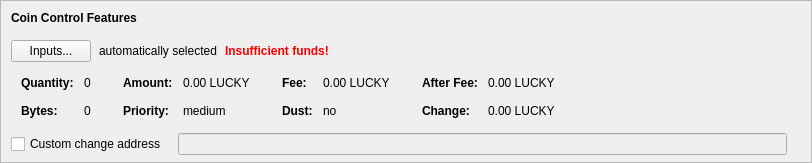
    <widget class="QFrame" name="frameCoinControl">
     <property name="sizePolicy">
      <sizepolicy hsizetype="Expanding" vsizetype="Expanding">
       <horstretch>0</horstretch>
       <verstretch>0</verstretch>
      </sizepolicy>
     </property>
     <property name="maximumSize">
      <size>
       <width>16777215</width>
       <height>16777215</height>
      </size>
     </property>
     <property name="frameShape">
      <enum>QFrame::StyledPanel</enum>
     </property>
     <property name="frameShadow">
      <enum>QFrame::Sunken</enum>
     </property>
     <layout class="QVBoxLayout" name="verticalLayoutCoinControl2">
      <property name="spacing">
       <number>0</number>
      </property>
      <property name="leftMargin">
       <number>0</number>
      </property>
      <property name="topMargin">
       <number>0</number>
      </property>
      <property name="rightMargin">
       <number>0</number>
      </property>
      <property name="bottomMargin">
       <number>6</number>
      </property>
      <item>
       <layout class="QVBoxLayout" name="verticalLayoutCoinControl" stretch="0,0,0,0,1">
        <property name="spacing">
         <number>0</number>
        </property>
        <property name="leftMargin">
         <number>10</number>
        </property>
        <property name="topMargin">
         <number>10</number>
        </property>
        <item>
         <layout class="QHBoxLayout" name="horizontalLayoutCoinControl1">
          <property name="bottomMargin">
           <number>15</number>
          </property>
          <item>
           <widget class="QLabel" name="labelCoinControlFeatures">
            <property name="sizePolicy">
             <sizepolicy hsizetype="Preferred" vsizetype="Maximum">
              <horstretch>0</horstretch>
              <verstretch>0</verstretch>
             </sizepolicy>
            </property>
            <property name="font">
             <font>
              <weight>75</weight>
              <bold>true</bold>
             </font>
            </property>
            <property name="styleSheet">
             <string notr="true">font-weight:bold;</string>
            </property>
            <property name="text">
             <string>Coin Control Features</string>
            </property>
           </widget>
          </item>
         </layout>
        </item>
        <item>
         <layout class="QHBoxLayout" name="horizontalLayoutCoinControl2" stretch="0,0,0,0">
          <property name="spacing">
           <number>8</number>
          </property>
          <property name="bottomMargin">
           <number>10</number>
          </property>
          <item>
           <widget class="QPushButton" name="pushButtonCoinControl">
            <property name="styleSheet">
             <string notr="true"/>
            </property>
            <property name="text">
             <string>Inputs...</string>
            </property>
            <property name="autoDefault">
             <bool>false</bool>
            </property>
           </widget>
          </item>
          <item>
           <widget class="QLabel" name="labelCoinControlAutomaticallySelected">
            <property name="text">
             <string>automatically selected</string>
            </property>
            <property name="margin">
             <number>5</number>
            </property>
           </widget>
          </item>
          <item>
           <widget class="QLabel" name="labelCoinControlInsuffFunds">
            <property name="font">
             <font>
              <weight>75</weight>
              <bold>true</bold>
             </font>
            </property>
            <property name="styleSheet">
             <string notr="true">color:red;font-weight:bold;</string>
            </property>
            <property name="text">
             <string>Insufficient funds!</string>
            </property>
            <property name="margin">
             <number>5</number>
            </property>
           </widget>
          </item>
          <item>
           <spacer name="horizontalSpacerCoinControl">
            <property name="orientation">
             <enum>Qt::Horizontal</enum>
            </property>
            <property name="sizeHint" stdset="0">
             <size>
              <width>40</width>
              <height>1</height>
             </size>
            </property>
           </spacer>
          </item>
         </layout>
        </item>
        <item>
         <widget class="QWidget" name="widgetCoinControl" native="true">
          <property name="sizePolicy">
           <sizepolicy hsizetype="Preferred" vsizetype="Preferred">
            <horstretch>0</horstretch>
            <verstretch>0</verstretch>
           </sizepolicy>
          </property>
          <property name="minimumSize">
           <size>
            <width>0</width>
            <height>0</height>
           </size>
          </property>
          <property name="styleSheet">
           <string notr="true"/>
          </property>
          <layout class="QHBoxLayout" name="horizontalLayoutCoinControl5">
           <property name="leftMargin">
            <number>0</number>
           </property>
           <property name="topMargin">
            <number>0</number>
           </property>
           <property name="rightMargin">
            <number>0</number>
           </property>
           <property name="bottomMargin">
            <number>0</number>
           </property>
           <item>
            <layout class="QHBoxLayout" name="horizontalLayoutCoinControl3" stretch="0,0,0,1">
             <property name="spacing">
              <number>20</number>
             </property>
             <property name="topMargin">
              <number>0</number>
             </property>
             <property name="bottomMargin">
              <number>10</number>
             </property>
             <item>
              <layout class="QFormLayout" name="formLayoutCoinControl1">
               <property name="horizontalSpacing">
                <number>10</number>
               </property>
               <property name="verticalSpacing">
                <number>14</number>
               </property>
               <property name="leftMargin">
                <number>10</number>
               </property>
               <property name="topMargin">
                <number>4</number>
               </property>
               <property name="rightMargin">
                <number>6</number>
               </property>
               <item row="0" column="0">
                <widget class="QLabel" name="labelCoinControlQuantityText">
                 <property name="font">
                  <font>
                   <weight>75</weight>
                   <bold>true</bold>
                  </font>
                 </property>
                 <property name="text">
                  <string>Quantity:</string>
                 </property>
                 <property name="margin">
                  <number>0</number>
                 </property>
                </widget>
               </item>
               <item row="0" column="1">
                <widget class="QLabel" name="labelCoinControlQuantity">
                 <property name="cursor">
                  <cursorShape>IBeamCursor</cursorShape>
                 </property>
                 <property name="contextMenuPolicy">
                  <enum>Qt::ActionsContextMenu</enum>
                 </property>
                 <property name="text">
                  <string notr="true">0</string>
                 </property>
                 <property name="margin">
                  <number>0</number>
                 </property>
                 <property name="textInteractionFlags">
                  <set>Qt::LinksAccessibleByMouse|Qt::TextSelectableByKeyboard|Qt::TextSelectableByMouse</set>
                 </property>
                </widget>
               </item>
               <item row="1" column="0">
                <widget class="QLabel" name="labelCoinControlBytesText">
                 <property name="font">
                  <font>
                   <weight>75</weight>
                   <bold>true</bold>
                  </font>
                 </property>
                 <property name="text">
                  <string>Bytes:</string>
                 </property>
                </widget>
               </item>
               <item row="1" column="1">
                <widget class="QLabel" name="labelCoinControlBytes">
                 <property name="cursor">
                  <cursorShape>IBeamCursor</cursorShape>
                 </property>
                 <property name="contextMenuPolicy">
                  <enum>Qt::ActionsContextMenu</enum>
                 </property>
                 <property name="text">
                  <string notr="true">0</string>
                 </property>
                 <property name="textInteractionFlags">
                  <set>Qt::LinksAccessibleByMouse|Qt::TextSelectableByKeyboard|Qt::TextSelectableByMouse</set>
                 </property>
                </widget>
               </item>
              </layout>
             </item>
             <item>
              <layout class="QFormLayout" name="formLayoutCoinControl2">
               <property name="horizontalSpacing">
                <number>10</number>
               </property>
               <property name="verticalSpacing">
                <number>14</number>
               </property>
               <property name="leftMargin">
                <number>6</number>
               </property>
               <property name="topMargin">
                <number>4</number>
               </property>
               <property name="rightMargin">
                <number>6</number>
               </property>
               <item row="0" column="0">
                <widget class="QLabel" name="labelCoinControlAmountText">
                 <property name="font">
                  <font>
                   <weight>75</weight>
                   <bold>true</bold>
                  </font>
                 </property>
                 <property name="text">
                  <string>Amount:</string>
                 </property>
                 <property name="margin">
                  <number>0</number>
                 </property>
                </widget>
               </item>
               <item row="0" column="1">
                <widget class="QLabel" name="labelCoinControlAmount">
                 <property name="cursor">
                  <cursorShape>IBeamCursor</cursorShape>
                 </property>
                 <property name="contextMenuPolicy">
                  <enum>Qt::ActionsContextMenu</enum>
                 </property>
                 <property name="text">
                  <string notr="true">0.00 LUCKY</string>
                 </property>
                 <property name="textInteractionFlags">
                  <set>Qt::LinksAccessibleByMouse|Qt::TextSelectableByKeyboard|Qt::TextSelectableByMouse</set>
                 </property>
                </widget>
               </item>
               <item row="1" column="0">
                <widget class="QLabel" name="labelCoinControlPriorityText">
                 <property name="font">
                  <font>
                   <weight>75</weight>
                   <bold>true</bold>
                  </font>
                 </property>
                 <property name="text">
                  <string>Priority:</string>
                 </property>
                </widget>
               </item>
               <item row="1" column="1">
                <widget class="QLabel" name="labelCoinControlPriority">
                 <property name="cursor">
                  <cursorShape>IBeamCursor</cursorShape>
                 </property>
                 <property name="contextMenuPolicy">
                  <enum>Qt::ActionsContextMenu</enum>
                 </property>
                 <property name="text">
                  <string>medium</string>
                 </property>
                 <property name="textInteractionFlags">
                  <set>Qt::LinksAccessibleByMouse|Qt::TextSelectableByKeyboard|Qt::TextSelectableByMouse</set>
                 </property>
                </widget>
               </item>
              </layout>
             </item>
             <item>
              <layout class="QFormLayout" name="formLayoutCoinControl3">
               <property name="horizontalSpacing">
                <number>10</number>
               </property>
               <property name="verticalSpacing">
                <number>14</number>
               </property>
               <property name="leftMargin">
                <number>6</number>
               </property>
               <property name="topMargin">
                <number>4</number>
               </property>
               <property name="rightMargin">
                <number>6</number>
               </property>
               <item row="0" column="0">
                <widget class="QLabel" name="labelCoinControlFeeText">
                 <property name="font">
                  <font>
                   <weight>75</weight>
                   <bold>true</bold>
                  </font>
                 </property>
                 <property name="text">
                  <string>Fee:</string>
                 </property>
                 <property name="margin">
                  <number>0</number>
                 </property>
                </widget>
               </item>
               <item row="0" column="1">
                <widget class="QLabel" name="labelCoinControlFee">
                 <property name="cursor">
                  <cursorShape>IBeamCursor</cursorShape>
                 </property>
                 <property name="contextMenuPolicy">
                  <enum>Qt::ActionsContextMenu</enum>
                 </property>
                 <property name="text">
                  <string notr="true">0.00 LUCKY</string>
                 </property>
                 <property name="textInteractionFlags">
                  <set>Qt::LinksAccessibleByMouse|Qt::TextSelectableByKeyboard|Qt::TextSelectableByMouse</set>
                 </property>
                </widget>
               </item>
               <item row="1" column="0">
                <widget class="QLabel" name="labelCoinControlLowOutputText">
                 <property name="font">
                  <font>
                   <weight>75</weight>
                   <bold>true</bold>
                  </font>
                 </property>
                 <property name="text">
                  <string>Dust:</string>
                 </property>
                </widget>
               </item>
               <item row="1" column="1">
                <widget class="QLabel" name="labelCoinControlLowOutput">
                 <property name="cursor">
                  <cursorShape>IBeamCursor</cursorShape>
                 </property>
                 <property name="contextMenuPolicy">
                  <enum>Qt::ActionsContextMenu</enum>
                 </property>
                 <property name="text">
                  <string>no</string>
                 </property>
                 <property name="textInteractionFlags">
                  <set>Qt::LinksAccessibleByMouse|Qt::TextSelectableByKeyboard|Qt::TextSelectableByMouse</set>
                 </property>
                </widget>
               </item>
              </layout>
             </item>
             <item>
              <layout class="QFormLayout" name="formLayoutCoinControl4">
               <property name="horizontalSpacing">
                <number>10</number>
               </property>
               <property name="verticalSpacing">
                <number>14</number>
               </property>
               <property name="leftMargin">
                <number>6</number>
               </property>
               <property name="topMargin">
                <number>4</number>
               </property>
               <property name="rightMargin">
                <number>6</number>
               </property>
               <item row="0" column="0">
                <widget class="QLabel" name="labelCoinControlAfterFeeText">
                 <property name="font">
                  <font>
                   <weight>75</weight>
                   <bold>true</bold>
                  </font>
                 </property>
                 <property name="text">
                  <string>After Fee:</string>
                 </property>
                 <property name="margin">
                  <number>0</number>
                 </property>
                </widget>
               </item>
               <item row="0" column="1">
                <widget class="QLabel" name="labelCoinControlAfterFee">
                 <property name="cursor">
                  <cursorShape>IBeamCursor</cursorShape>
                 </property>
                 <property name="contextMenuPolicy">
                  <enum>Qt::ActionsContextMenu</enum>
                 </property>
                 <property name="text">
                  <string notr="true">0.00 LUCKY</string>
                 </property>
                 <property name="textInteractionFlags">
                  <set>Qt::LinksAccessibleByMouse|Qt::TextSelectableByKeyboard|Qt::TextSelectableByMouse</set>
                 </property>
                </widget>
               </item>
               <item row="1" column="0">
                <widget class="QLabel" name="labelCoinControlChangeText">
                 <property name="font">
                  <font>
                   <weight>75</weight>
                   <bold>true</bold>
                  </font>
                 </property>
                 <property name="text">
                  <string>Change:</string>
                 </property>
                </widget>
               </item>
               <item row="1" column="1">
                <widget class="QLabel" name="labelCoinControlChange">
                 <property name="cursor">
                  <cursorShape>IBeamCursor</cursorShape>
                 </property>
                 <property name="contextMenuPolicy">
                  <enum>Qt::ActionsContextMenu</enum>
                 </property>
                 <property name="text">
                  <string notr="true">0.00 LUCKY</string>
                 </property>
                 <property name="textInteractionFlags">
                  <set>Qt::LinksAccessibleByMouse|Qt::TextSelectableByKeyboard|Qt::TextSelectableByMouse</set>
                 </property>
                </widget>
               </item>
              </layout>
             </item>
            </layout>
           </item>
          </layout>
         </widget>
        </item>
        <item>
         <layout class="QHBoxLayout" name="horizontalLayoutCoinControl4" stretch="0,0,0">
          <property name="spacing">
           <number>12</number>
          </property>
          <property name="sizeConstraint">
           <enum>QLayout::SetDefaultConstraint</enum>
          </property>
          <property name="topMargin">
           <number>5</number>
          </property>
          <property name="rightMargin">
           <number>5</number>
          </property>
          <item>
           <widget class="QCheckBox" name="checkBoxCoinControlChange">
            <property name="toolTip">
             <string>If this is activated, but the change address is empty or invalid, change will be sent to a newly generated address.</string>
            </property>
            <property name="text">
             <string>Custom change address</string>
            </property>
           </widget>
          </item>
          <item>
           <widget class="QValidatedLineEdit" name="lineEditCoinControlChange">
            <property name="enabled">
             <bool>false</bool>
            </property>
            <property name="sizePolicy">
             <sizepolicy hsizetype="Expanding" vsizetype="Fixed">
              <horstretch>0</horstretch>
              <verstretch>0</verstretch>
             </sizepolicy>
            </property>
           </widget>
          </item>
          <item>
           <widget class="QLabel" name="labelCoinControlChangeLabel">
            <property name="sizePolicy">
             <sizepolicy hsizetype="Preferred" vsizetype="Expanding">
              <horstretch>0</horstretch>
              <verstretch>0</verstretch>
             </sizepolicy>
            </property>
            <property name="minimumSize">
             <size>
              <width>0</width>
              <height>0</height>
             </size>
            </property>
            <property name="text">
             <string/>
            </property>
            <property name="margin">
             <number>3</number>
            </property>
           </widget>
          </item>
         </layout>
        </item>
        <item>
         <spacer name="verticalSpacerCoinControl">
          <property name="orientation">
           <enum>Qt::Vertical</enum>
          </property>
          <property name="sizeHint" stdset="0">
           <size>
            <width>800</width>
            <height>1</height>
           </size>
          </property>
         </spacer>
        </item>
       </layout>
      </item>
     </layout>
    </widget>
